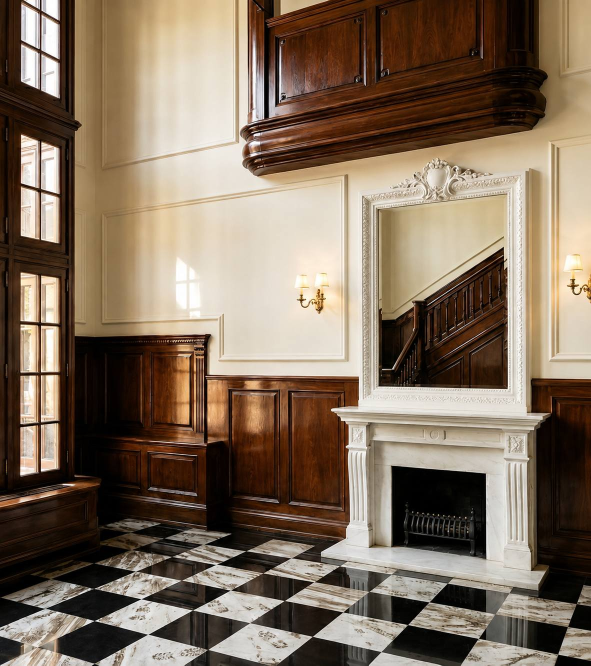
#> input picture public_html/assets/img/interiors/interiors_2.jpg, 1182 x 1331 px, found by its file name (shown at 1/2 size)
$ python build_estate_media.py
#> lines starting #> are read from the running program, lines starting #| are printed output that depends on the picture
"""
Build THE ESTATE's media from media_src/ and the six Seedance 2.0 sequences.

WHAT THIS IS. /the-estate declares its pictures by stem — estate/walk-hall,
estate/detail-baluster — and img() in app/helpers.php looks for
assets/img/<stem>-<width>.<ext>. This script is the mapping between the
material in media_src/ and those stems, and it is a script rather than a folder
of hand-cut exports for the same reason build_home_media.py is one: every crop
is a decision, and a decision has to be re-readable and re-runnable.

TWO KINDS OF PICTURE COME OUT OF HERE AND THEY ARE NOT THE SAME CLAIM.

  PLATES are crops of the supplied photographs. Nothing is added, nothing is
  invented, nothing is upscaled: a rung wider than the cropped source is
  skipped rather than interpolated. They are declared 'photo' in the content
  file because that is what they are — this building, photographed.

  POSTERS are frame 0 of a Seedance sequence. Every sequence was started from a
  photograph in media_src/ (or, for two of them, from a GPT Image 2 still that
  was itself made from one), and every prompt is a preservation instruction —
  but Seedance reframes a portrait source to a landscape output, which means it
  extends the room or the facade sideways using the vocabulary of the
  photograph. That extension is synthesis. It is honest architecture and it is
  still not a photograph, so every one of them is declared 'generated' in the
  content file and the components print "Generated image" under it. See
  IMG_SOURCES in app/helpers.php, which has carried that fourth value unused
  since before this page existed, and §11 of the architecture note.

THE POSTER IS THE SEQUENCE'S OWN FIRST FRAME, WHICH IS WHY THE FADE IS
INVISIBLE. A poster cut from the source photograph instead would visibly
re-frame the moment the video faded up, because the two are not the same
composition. Frame 0 is, by construction.

BIAS IS THE FRACTION OF THE SURPLUS TAKEN OFF THE TOP (or off the left, on a
frame too wide for its slot). 0.5 is a centre crop. Where a value is not 0.5
the reason is written beside it.

Run from anywhere:  python3 tools/photos/build_estate_media.py
Needs:              Pillow, and ffmpeg on PATH or at $MM_FFMPEG
"""
import os
import shutil
import subprocess
import sys

from PIL import Image

HERE = os.path.dirname(os.path.abspath(__file__))
ROOT = os.path.dirname(os.path.dirname(HERE))          # tools/photos -> project root
SRC = os.path.join(ROOT, 'media_src')
IMG = os.path.join(ROOT, 'public_html', 'assets', 'img')
VID = os.path.join(ROOT, 'public_html', 'assets', 'video')

# The six sequences as they came back from Seedance, and the two GPT Image 2
# stills the exterior ones were made from.
#
# THE STILLS ARE COMMITTED AND THE .mp4 MASTERS ARE NOT, and that is the
# repository's existing rule rather than a decision taken here: .gitignore
# carries /media_src/**/*.mp4 with the reasoning beside it — the master stays
# on disk and in the backup, the encode under public_html/assets/video/ is the
# deliverable and that one is committed. tools/motion/build_sequences.sh makes
# the same assumption for the Main Page's six.
#
# So a fresh clone can rebuild every PLATE below, and rebuilding the SEQUENCES
# needs the masters restored to this directory first. The poster frames this
# script pulls out of them are gitignored for the opposite reason: they are
# regenerable from the masters in one command.
MOTION = os.path.join(SRC, 'MOTION', 'estate')

JPEG_Q = 82
WEBP_Q = 78


def ffmpeg() -> str:
    """ffmpeg, from $MM_FFMPEG, from PATH, or from imageio-ffmpeg if installed."""
    if os.environ.get('MM_FFMPEG'):
        return os.environ['MM_FFMPEG']

    found = shutil.which('ffmpeg')
    if found:
        return found

    try:
        import imageio_ffmpeg
        return imageio_ffmpeg.get_ffmpeg_exe()
    except ImportError:
        sys.exit('ffmpeg not found: put it on PATH or set MM_FFMPEG')


# ---------------------------------------------------------------------------
# 1. The plates
#
#   stem : (source, ratio, widths, bias, why)
#   stem : (source, ratio, widths, bias, why, region)
#
# REGION IS THE ONE THING A BIAS CANNOT DO. A bias slides the crop along the
# axis that has surplus; it cannot go INTO a photograph. Two of the detail
# plates want a part of the frame rather than the whole of it — the carved
# capital, the turned balusters — so those declare (left, top, right, bottom)
# in source pixels and the aspect crop is taken from that instead.
#
# A REGION MAY NOT BE SMALLER THAN THE LADDER IT FEEDS. Nothing is upscaled
# here, so a 400px region would publish no rungs at all rather than a soft
# picture. The two below are 720px wide against a 640 rung, which is as tight
# as an 1170px source goes while still being a real export.
# ---------------------------------------------------------------------------

PLATES = {

    # -- The walk: five stills, each the full width of the viewport ----------
    #
    # 16:9 out of a 0.88 portrait is a hard crop and it is the right one: the
    # station is a full-bleed screen, so what it wants is the widest band of
    # the room, not the most of it.

    'estate/walk-hall': (
        'interiors/interiors_2.jpg', (16, 9), [768, 1152], 0.52,
        'The chimneypiece and the chequered floor, with the tall window at the '
        'left still in frame. A shade below centre so the marble hearth stands '
        'on its own floor rather than on the bottom edge.'),

    'estate/walk-marble': (
        'heritage-details/heritage_2.jpg', (16, 9), [768, 1152], 0.62,
        'Low, because the slot is the FLOOR: the chequerboard fills the band '
        'and the glazed screen above it says which room it is in.'),

    'estate/walk-glass': (
        'grand-staircase/GrandStaircase_2.jpg', (16, 9), [768, 1152], 0.24,
        'High. The stained-glass window is the subject and it sits in the '
        'upper third; a centred band loses it and keeps the dado.'),

    'estate/walk-landing': (
        'grand-staircase/GrandStaircase_1.jpg', (16, 9), [768, 1152], 0.30,
        'Holds the coffered ceiling, the arch through to the next room and the '
        'barley-twist balusters in one band — the landing as a threshold.'),

    'estate/walk-doors': (
        'heritage-details/heritage_1.jpg', (16, 9), [768, 1152], 0.50,
        'Already 1.92 wide, so only height comes off. Centred: the open leaf '
        'and the room showing through it are both mid-frame.'),

    # -- The details: six crops, tighter than a room ------------------------
    #
    # These are the only pictures on the page that are not a whole room. A
    # detail plate is a different photograph from the same negative, which is
    # what makes it worth standing beside the walk rather than repeating it.

    'estate/detail-baluster': (
        'interiors/interiors_4.jpg', (3, 4), [640], 0.50,
        'INTO the frame rather than across it: the turned balusters and the '
        'curve of the handrail, without the empty wall the full frame carries '
        'above them.',
        (30, 420, 750, 1380)),

    'estate/detail-capital': (
        'heritage-details/heritage_3.jpg', (3, 4), [640], 0.50,
        'The carved capital of the spiral column and the arcaded balustrade '
        'behind it. The full frame is the whole stairhall, which is what the '
        'walk already shows; this is the column in it.',
        (80, 380, 800, 1340)),

    'estate/detail-glass': (
        'grand-staircase/GrandStaircase_3.jpg', (3, 2), [640, 960], 0.18,
        'The leaded amber glazing in its moulded timber frame, under the '
        'coffers. High: the glass is the top half of the frame.'),

    'estate/detail-fittings': (
        'heritage-details/heritage_1.jpg', (3, 4), [640, 960], 0.50,
        'The brass espagnolette bolt and hinges on the open leaf, which are the '
        'artistic metal door fittings the record names. Off-centre left, where '
        'the ironmongery actually is.'),

    'estate/detail-coffers': (
        'grand-staircase/GrandStaircase_1.jpg', (3, 2), [640, 960], 0.00,
        'Hard top. The coffers are the slot and they are at the top of the '
        'frame; anything lower turns the picture into a landing with a ceiling '
        'above it.'),

    'estate/detail-stove': (
        'interiors/interiors_1.jpg', (3, 2), [640, 960], 0.34,
        'The relief panel and moulded crown of the tiled stove, with the lit '
        'firebox below it and the wallpaper either side.'),
}


# ---------------------------------------------------------------------------
# 2. The sequences
#
#   name : (mp4, ratio, poster widths, narrow encode?, source, prompt gist)
#
# 'source' is the media_src reference the sequence descends from. Two of them
# descend through a GPT Image 2 still: the still was made FROM the photograph
# named here, and the sequence was made from the still.
# ---------------------------------------------------------------------------

SEQUENCES = {
    'est-arrival': (
        (16, 9), [768, 1280], True,
        'estate/estate_1.jpg -> GPT Image 2 blue-hour still -> Seedance 2.0',
        'Slow dolly forward through the gate piers at blue hour.'),

    'est-house': (
        (16, 9), [768, 1152], False,
        'estate/estate_3.jpg -> Seedance 2.0',
        'Slow lateral track across the facade.'),

    'est-hall': (
        (16, 9), [768, 1152], False,
        'interiors/interiors_3.jpg -> Seedance 2.0',
        'Slow push-in under the chandelier.'),

    'est-stair': (
        (16, 9), [768, 1152], False,
        'heritage-details/heritage_3.jpg -> Seedance 2.0',
        'Slow rising push toward the foot of the stair.'),

    'est-hearth': (
        (16, 9), [768, 1152], False,
        'interiors/interiors_1.jpg -> Seedance 2.0',
        'Slow drift toward the tiled stove, fire alight.'),

    'est-park': (
        (21, 9), [768, 1152], False,
        'estate/estate_2.jpg -> GPT Image 2 golden-hour still -> Seedance 2.0',
        'Slow lateral drift across the park.'),
}

# The wide encode is what a desktop gets; the narrow one is for the hero below
# 900px, where a 1280-wide film is three times the bytes needed to fill a 390px
# screen. CRF rather than a bitrate: these are slow shots of still architecture
# and they compress very differently from one another.
CRF_WIDE = 27
CRF_HERO = 25
CRF_NARROW = 28

# ---------------------------------------------------------------------------
# 3. The grade
#
# ONE SEQUENCE IS GRADED AND IT IS THE HERO, FOR A LEGIBILITY REASON RATHER
# THAN A TASTE ONE. The hero's copy — the eyebrow, the subtitle, the lede —
# stands in the middle of the frame, and in the middle of this frame is a white
# rendered wall. The Main Page's hero puts the same lines over dark stone,
# which is why home.css leaves its scrim transparent between 26% and 44%: it
# has nothing to protect there. Cream type on a white wall measures about
# 1.2:1, and no scrim gentle enough to keep the building legible will fix that
# on its own.
#
# So the picture is taken down rather than the type propped up. The curve pulls
# the midtones about six percent and the highlights about ten, which lands the
# render at roughly the density of the approved Main Page hero — deep blue
# hour, with the lit windows as the only bright thing in frame. It is the
# cinematographer's answer to the problem, and it leaves home.css alone.
#
# The scrim in estate.css adds a soft band behind the copy on top of this; the
# two together are what clear AA. Neither does it alone.
GRADE = {
    'est-arrival': "curves=all='0/0 0.5/0.44 1/0.90'",
}


def crop_box(size, ratio, bias):
    """The box to cut from an image of `size` to land exactly on `ratio`."""
    w, h = size
    rw, rh = ratio
    want = rw / rh

    if w / h > want:                      # too wide: take width off the sides
        new_w = int(round(h * want))
        left = int(round((w - new_w) * bias))
        return (left, 0, left + new_w, h)

    new_h = int(round(w / want))          # too tall: take height off top/bottom
    top = int(round((h - new_h) * bias))
    return (0, top, w, top + new_h)


def export(image, stem, widths):
    """Write the rungs that the crop is actually wide enough for."""
    out_dir = os.path.join(IMG, os.path.dirname(stem))
    os.makedirs(out_dir, exist_ok=True)

    written = []

    for width in widths:
        if width > image.width:
            continue                      # never upscale — see the note above

        height = int(round(width * image.height / image.width))
        rung = image.resize((width, height), Image.LANCZOS)
        base = os.path.join(IMG, f'{stem}-{width}')

        rung.save(f'{base}.jpg', 'JPEG', quality=JPEG_Q, optimize=True,
                  progressive=True)
        rung.save(f'{base}.webp', 'WEBP', quality=WEBP_Q, method=6)
        written.append(width)

    return written


def build_plates():
    print('\nPLATES — crops of the supplied photographs\n' + '-' * 72)

    for stem, entry in PLATES.items():
        source, ratio, widths, bias, _why = entry[:5]
        region = entry[5] if len(entry) > 5 else None
        path = os.path.join(SRC, source)

        if not os.path.isfile(path):
            print(f'  MISSING  {source}')
            continue

        with Image.open(path) as im:
#> im is the input picture: PIL image 1182x1331 RGB; mean R, G, B 128.9, 111.4, 93.6
            im = im.convert('RGB')

            if region is not None:
                im = im.crop(region)

            cropped = im.crop(crop_box(im.size, ratio, bias))
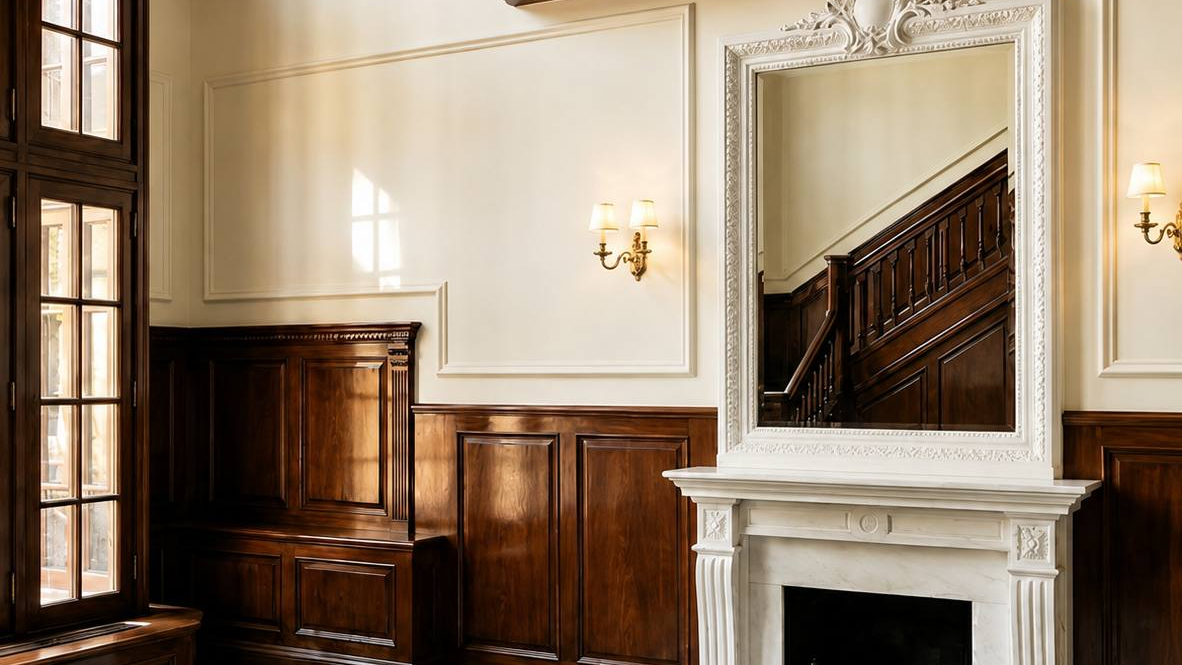
#> cropped: PIL image 1182x665 RGB; mean R, G, B 145, 126, 106
            rungs = export(cropped, stem, widths)
#> after the loop in export, `for width in widths:`: written = [768, 1152]
#> rungs = [768, 1152]

            if not rungs:
                print(f'  NO RUNGS {stem}: crop is {cropped.width}px, '
                      f'ladder starts at {min(widths)}')

        print(f'  {stem:<28} <- {source:<44} {cropped.width}x{cropped.height}'
              f'  {rungs}')
#|   estate/walk-hall             <- interiors/interiors_2.jpg                    1182x665  [768, 1152]
#> pass 2 of the loop in build_plates, `for stem, entry in PLATES.items():`:
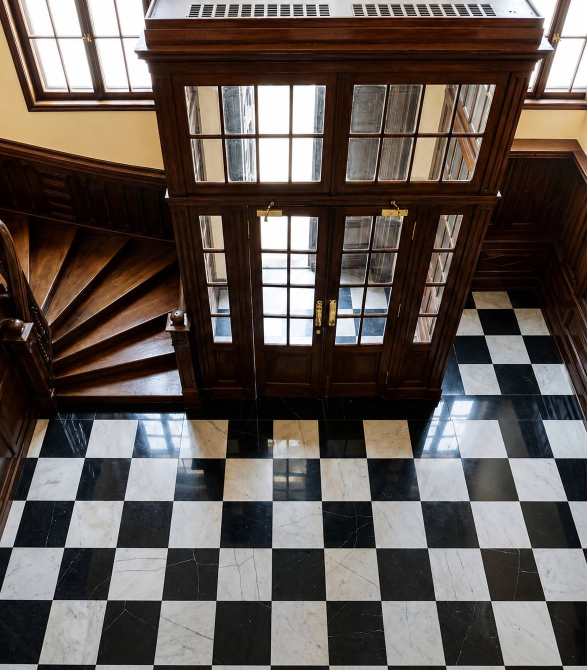
#> input picture public_html/assets/img/heritage-details/heritage_2.jpg, 1174 x 1340 px, found by its file name (shown at 1/2 size)
#> in build_plates, im is the input picture: PIL image 1174x1340 RGB; mean R, G, B 96.3, 86.9, 81.6
#> in build_plates, `cropped = im.crop(crop_box(im.size, ratio, bias))`:
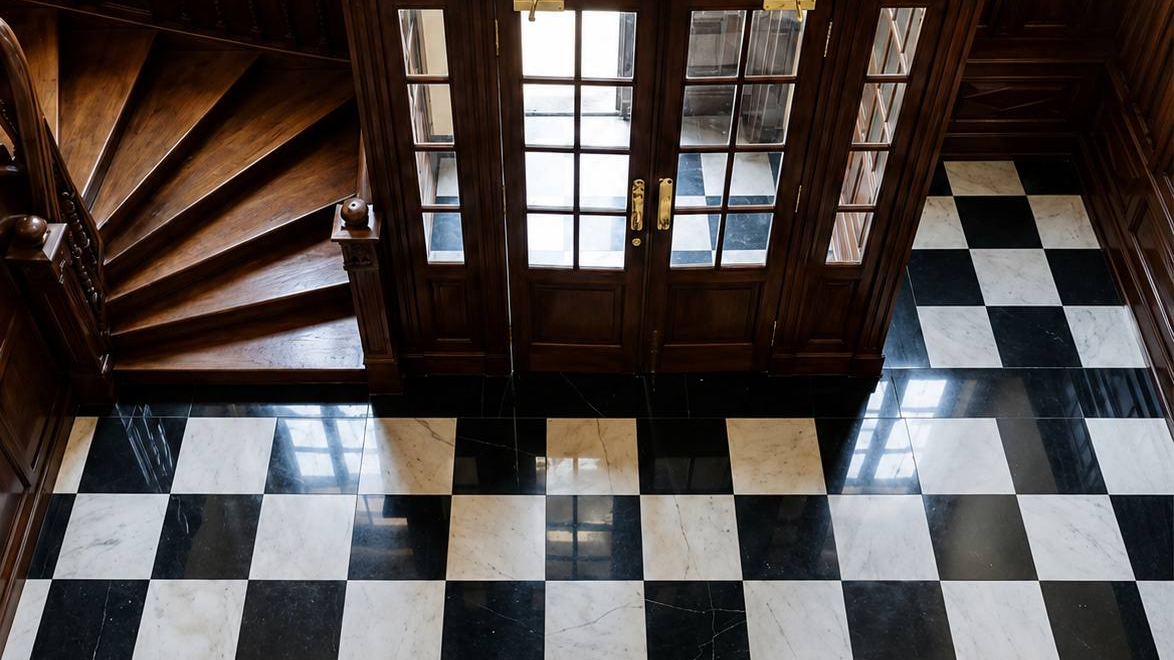
#> cropped: PIL image 1174x660 RGB; mean R, G, B 81.7, 74.7, 72.2
#|   estate/walk-marble           <- heritage-details/heritage_2.jpg              1174x660  [768, 1152]
#> pass 3 of the loop in build_plates, `for stem, entry in PLATES.items():`:
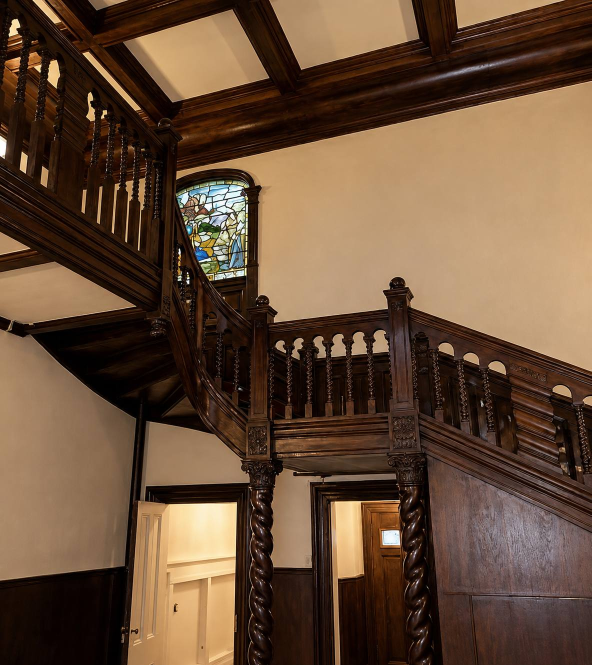
#> input picture public_html/assets/img/grand-staircase/GrandStaircase_2.jpg, 1183 x 1330 px, found by its file name (shown at 1/2 size)
#> in build_plates, im is the input picture: PIL image 1183x1330 RGB; mean R, G, B 103, 77.1, 56.2
#> in build_plates, `cropped = im.crop(crop_box(im.size, ratio, bias))`:
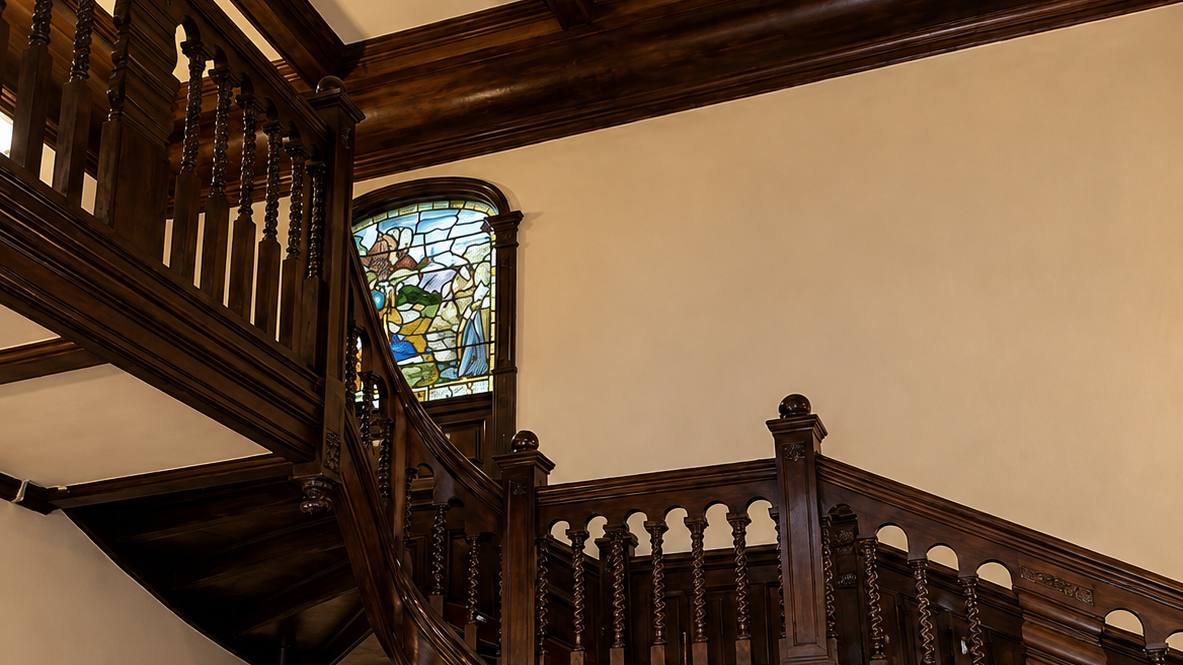
#> cropped: PIL image 1183x665 RGB; mean R, G, B 108.4, 82.4, 59.6
#|   estate/walk-glass            <- grand-staircase/GrandStaircase_2.jpg         1183x665  [768, 1152]
#> the loop made 11 passes; the first 3 are shown


def build_sequences():
    ff = ffmpeg()
    os.makedirs(VID, exist_ok=True)
    print('\nSEQUENCES — encodes and posters\n' + '-' * 72)

    for name, (ratio, widths, narrow, source, _gist) in SEQUENCES.items():
        master = os.path.join(MOTION, f'{name}.mp4')

        if not os.path.isfile(master):
            print(f'  MISSING  {master}')
            continue

        crf = CRF_HERO if narrow else CRF_WIDE
        grade = GRADE.get(name)

        # -- the wide encode ------------------------------------------------
        wide = os.path.join(VID, f'{name}.mp4')
        subprocess.run([
            ff, '-y', '-loglevel', 'error', '-i', master,
            '-an',                                   # the page never plays sound
        ] + (['-vf', grade] if grade else []) + [
            '-c:v', 'libx264', '-profile:v', 'high', '-pix_fmt', 'yuv420p',
            '-crf', str(crf), '-preset', 'slow',
            '-movflags', '+faststart',
            wide,
        ], check=True)

        line = f'  {name:<14} {os.path.getsize(wide) // 1024:>5} KB'

        # -- the narrow encode, where one is wanted --------------------------
        if narrow:
            small = os.path.join(VID, f'{name}-sm.mp4')
            # The grade comes first and the scale second: grading after a
            # downscale grades interpolated pixels, and the two encodes have to
            # be the same picture or the swap at 900px is visible.
            chain = (grade + ',' if grade else '') + 'scale=854:-2'
            subprocess.run([
                ff, '-y', '-loglevel', 'error', '-i', master,
                '-an', '-vf', chain,
                '-c:v', 'libx264', '-profile:v', 'high', '-pix_fmt', 'yuv420p',
                '-crf', str(CRF_NARROW), '-preset', 'slow',
                '-movflags', '+faststart',
                small,
            ], check=True)
            line += f'  + {os.path.getsize(small) // 1024} KB narrow'

        # -- the poster: frame 0 of the encode the reader will actually see --
        frame = os.path.join(MOTION, f'{name}-frame0.png')
        subprocess.run([
            ff, '-y', '-loglevel', 'error', '-i', wide,
            '-vf', 'select=eq(n\\,0)', '-vframes', '1', frame,
        ], check=True)

        with Image.open(frame) as im:
            im = im.convert('RGB')
            cropped = im.crop(crop_box(im.size, ratio, 0.5))
            rungs = export(cropped, f'estate/{name}', widths)

        print(f'{line}  poster {rungs}  <- {source}')


if __name__ == '__main__':
    build_plates()
    build_sequences()
#> (the call stopped at in ffmpeg, `return imageio_ffmpeg.get_ffmpeg_exe()`: imageio_ffmpeg is not available in this run)
    print('\ndone.\n')
